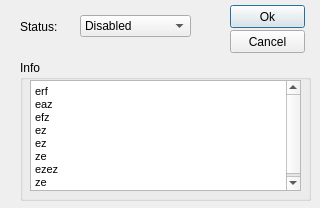
<?xml version="1.0" encoding="UTF-8"?>
<ui version="4.0">
 <class>CRecipeProfile_PROD</class>
 <widget class="QDialog" name="CRecipeProfile_PROD">
  <property name="geometry">
   <rect>
    <x>0</x>
    <y>0</y>
    <width>320</width>
    <height>208</height>
   </rect>
  </property>
  <property name="windowTitle">
   <string>PROD Recipe...</string>
  </property>
  <widget class="QComboBox" name="comboBoxStatus">
   <property name="geometry">
    <rect>
     <x>80</x>
     <y>15</y>
     <width>111</width>
     <height>22</height>
    </rect>
   </property>
   <property name="toolTip">
    <string>Enabled/Disable recipe</string>
   </property>
   <item>
    <property name="text">
     <string>Disabled</string>
    </property>
   </item>
   <item>
    <property name="text">
     <string>Enabled</string>
    </property>
   </item>
  </widget>
  <widget class="QLabel" name="label_2">
   <property name="geometry">
    <rect>
     <x>20</x>
     <y>20</y>
     <width>46</width>
     <height>14</height>
    </rect>
   </property>
   <property name="text">
    <string>Status:</string>
   </property>
  </widget>
  <widget class="QPushButton" name="pushButtonOk">
   <property name="geometry">
    <rect>
     <x>230</x>
     <y>5</y>
     <width>75</width>
     <height>23</height>
    </rect>
   </property>
   <property name="text">
    <string>Ok</string>
   </property>
  </widget>
  <widget class="QPushButton" name="pushButtonCancel">
   <property name="geometry">
    <rect>
     <x>230</x>
     <y>30</y>
     <width>75</width>
     <height>23</height>
    </rect>
   </property>
   <property name="text">
    <string>Cancel</string>
   </property>
  </widget>
  <widget class="QLabel" name="label_11">
   <property name="geometry">
    <rect>
     <x>20</x>
     <y>45</y>
     <width>46</width>
     <height>14</height>
    </rect>
   </property>
   <property name="text">
    <string/>
   </property>
  </widget>
  <widget class="QGroupBox" name="groupBox">
   <property name="geometry">
    <rect>
     <x>20</x>
     <y>60</y>
     <width>291</width>
     <height>141</height>
    </rect>
   </property>
   <property name="title">
    <string>Info</string>
   </property>
   <widget class="QTextEdit" name="textEditDetails">
    <property name="geometry">
     <rect>
      <x>10</x>
      <y>20</y>
      <width>271</width>
      <height>111</height>
     </rect>
    </property>
    <property name="readOnly">
     <bool>true</bool>
    </property>
    <property name="html">
     <string>&lt;!DOCTYPE HTML PUBLIC &quot;-//W3C//DTD HTML 4.0//EN&quot; &quot;http://www.w3.org/TR/REC-html40/strict.dtd&quot;&gt;
&lt;html&gt;&lt;head&gt;&lt;meta name=&quot;qrichtext&quot; content=&quot;1&quot; /&gt;&lt;style type=&quot;text/css&quot;&gt;
p, li { white-space: pre-wrap; }
&lt;/style&gt;&lt;/head&gt;&lt;body style=&quot; font-family:'MS Shell Dlg 2'; font-size:8.25pt; font-weight:400; font-style:normal;&quot;&gt;
&lt;p style=&quot; margin-top:0px; margin-bottom:0px; margin-left:0px; margin-right:0px; -qt-block-indent:0; text-indent:0px;&quot;&gt;&lt;span style=&quot; font-size:8pt;&quot;&gt;erf&lt;/span&gt;&lt;/p&gt;
&lt;p style=&quot; margin-top:0px; margin-bottom:0px; margin-left:0px; margin-right:0px; -qt-block-indent:0; text-indent:0px;&quot;&gt;&lt;span style=&quot; font-size:8pt;&quot;&gt;eaz&lt;/span&gt;&lt;/p&gt;
&lt;p style=&quot; margin-top:0px; margin-bottom:0px; margin-left:0px; margin-right:0px; -qt-block-indent:0; text-indent:0px;&quot;&gt;&lt;span style=&quot; font-size:8pt;&quot;&gt;efz&lt;/span&gt;&lt;/p&gt;
&lt;p style=&quot; margin-top:0px; margin-bottom:0px; margin-left:0px; margin-right:0px; -qt-block-indent:0; text-indent:0px;&quot;&gt;&lt;span style=&quot; font-size:8pt;&quot;&gt;ez&lt;/span&gt;&lt;/p&gt;
&lt;p style=&quot; margin-top:0px; margin-bottom:0px; margin-left:0px; margin-right:0px; -qt-block-indent:0; text-indent:0px;&quot;&gt;&lt;span style=&quot; font-size:8pt;&quot;&gt;ez&lt;/span&gt;&lt;/p&gt;
&lt;p style=&quot; margin-top:0px; margin-bottom:0px; margin-left:0px; margin-right:0px; -qt-block-indent:0; text-indent:0px;&quot;&gt;&lt;span style=&quot; font-size:8pt;&quot;&gt;ze&lt;/span&gt;&lt;/p&gt;
&lt;p style=&quot; margin-top:0px; margin-bottom:0px; margin-left:0px; margin-right:0px; -qt-block-indent:0; text-indent:0px;&quot;&gt;&lt;span style=&quot; font-size:8pt;&quot;&gt;ezez&lt;/span&gt;&lt;/p&gt;
&lt;p style=&quot; margin-top:0px; margin-bottom:0px; margin-left:0px; margin-right:0px; -qt-block-indent:0; text-indent:0px;&quot;&gt;&lt;span style=&quot; font-size:8pt;&quot;&gt;ze&lt;/span&gt;&lt;/p&gt;&lt;/body&gt;&lt;/html&gt;</string>
    </property>
   </widget>
  </widget>
 </widget>
 <tabstops>
  <tabstop>comboBoxStatus</tabstop>
  <tabstop>pushButtonOk</tabstop>
  <tabstop>pushButtonCancel</tabstop>
 </tabstops>
 <resources/>
 <connections/>
</ui>
